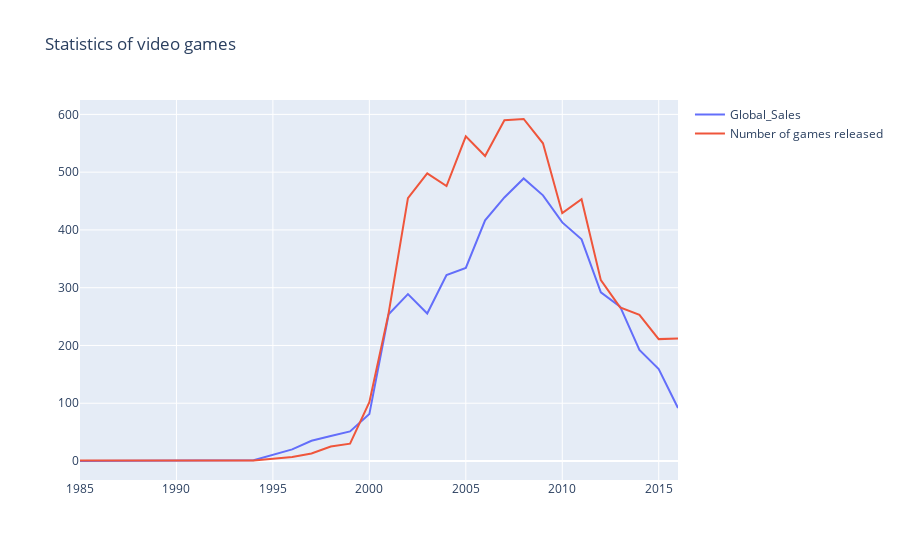

Notebook code for this chart:
### Markdown cell above
В plotly строится визуализация объекта Figure, который состоит из данных (массив линий, которые в библиотеке называются traces) и оформления/стиля, за который отвечает объект layout. В простых случаях можно вызывать функцию iplot и просто от массива traces.

Параметр show_link отвечает за ссылки на online-платформу plot.ly на графиках. Поскольку обычно это функциональность не нужна, то я предпочитаю скрывать ее для предотвращения случайных нажатий.

### Code cell
#создаем объект Figure и визуализируем его
fig = go.Figure(data=data, layout=layout)
iplot(fig, show_link=False)

### Figure 1 — Plotly figure (JSON) as saved in the notebook; plotly's stock layout.template omitted (floating-point values rounded to 4 significant figures)
{"data": [{"name": "Global_Sales", "type": "scatter", "x": [1985, 1988, 1992, 1994, 1996, 1997, 1998, 1999, 2000, 2001, 2002, 2003, 2004, 2005, 2006, 2007, 2008, 2009, 2010, 2011, 2012, 2013, 2014, 2015, 2016], "y": [0.03, 0.03, 0.03, 1.27, 20.1, 35.01, 43.18, 51.17, 81.24, 253.9, 288.8, 255.4, 321.8, 334.3, 416.7, 456.2, 489.1, 459.8, 413.0, 383.7, 291.9, 267.2, 192.4, 159.2, 91.56]}, {"name": "Number of games released", "type": "scatter", "x": [1985, 1988, 1992, 1994, 1996, 1997, 1998, 1999, 2000, 2001, 2002, 2003, 2004, 2005, 2006, 2007, 2008, 2009, 2010, 2011, 2012, 2013, 2014, 2015, 2016], "y": [1, 1, 1, 1, 7, 13, 25, 30, 102, 256, 455, 498, 476, 562, 528, 590, 592, 550, 429, 453, 313, 266, 253, 211, 212]}], "layout": {"title": {"text": "Statistics of video games"}}}
